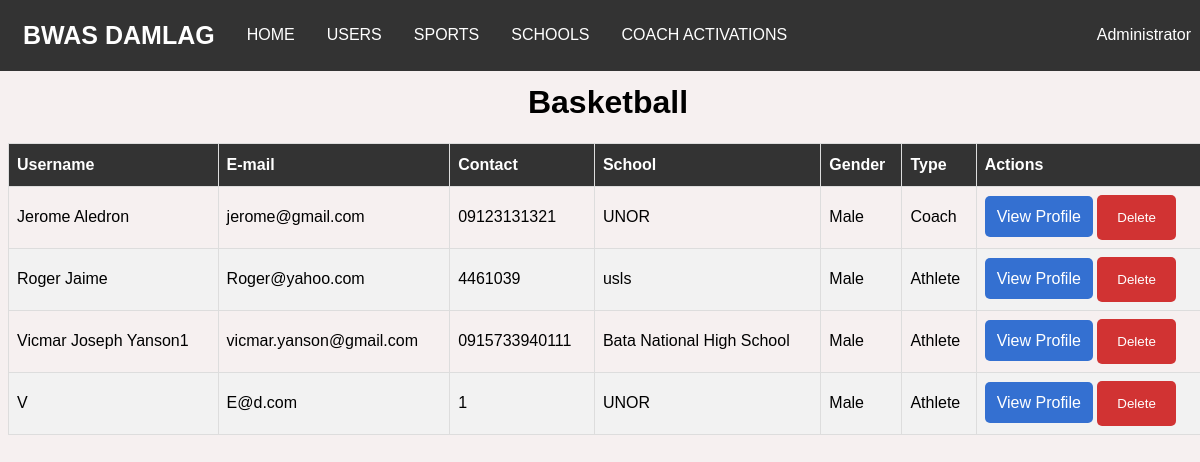
/sport.php?sport=Basketball (signed in), run on the app's committed database.
### tables this page shows
CREATE TABLE `users` (
  `id` int(20) NOT NULL,
  `name` varchar(70) NOT NULL,
  `password` varchar(40) NOT NULL,
  `email` varchar(50) NOT NULL,
  `school` varchar(100) DEFAULT NULL,
  `previous_school` text,
  `contact` varchar(20) DEFAULT NULL,
  `address` varchar(100) DEFAULT NULL,
  `birthdate` date NOT NULL,
  `gender` text NOT NULL,
  `sport` text,
  `position` text,
  `created_at` datetime NOT NULL,
  `updated_at` datetime NOT NULL,
  `type` text NOT NULL,
  `status` text NOT NULL,
  `image` varchar(100) NOT NULL
);

### web_db.php (called while the page is built, shortened)
<?php
$dbHost = 'localhost';
$dbName = 'android_db';
$dbUser = 'root';
$dbPass = '';
    try {
        $config = new PDO("mysql:host={$dbHost};dbname={$dbName}",$dbUser,$dbPass);
        $config->setAttribute(PDO::ATTR_ERRMODE,PDO::ERRMODE_EXCEPTION);
    } catch(PDOException $e) {
        echo $e->getMessage();
    }
    include_once('web_config.php');
    $pdo = new Config($config);
?>

### authentication.php (called while the page is built, shortened)
<?php
            $email = $_SESSION['email'];
            $current_user = $pdo->checkEmail($email);
?>

### web_config.php (called while the page is built, shortened)
<?php
    class Config {
        private $db;
        function __construct($config){
            $this->db = $config;
        }
        public function checkEmail($email){
            try{
                $query = $this->db->prepare("SELECT * from users where email=:email");
                $query->bindparam(":email", $email);
                $query->execute();
                return $request = $query->fetch();
            }catch(Exception $e){
                echo $e->getMessage();
                return false;
            }
        }
        public function fetchSport($sport){
            try{
                $query = $this->db->prepare("SELECT * from users WHERE sport='$sport' AND status='Activated'");
                $query->bindparam(":sport", $sport);
                $query->execute();
                return $request = $query->fetchAll();
            }catch(Exception $e){
                echo $e->getMessage();
                return false;
            }
        }
    }
?>

### sport.php (the view, shortened to what this page needs)
<?php
    include_once('web_db.php');
    include_once('authentication.php');
    $getSport = $_GET['sport'];
?>
<!DOCTYPE html>
<html lang="en">
    <head>
        <link href="styles.css" rel="stylesheet" />
    </head>
    <body>
        <?php include('navbar.php') ?>
        <div class="container">
            <center><h1><?php echo $getSport ?></h1>
                <table id="users">
                <thead>
                        <tr>
                            <th>Username</th>
                            <th>E-mail</th>
                            <th>Contact</th>
                            <th>School</th>
                            <th>Gender</th>
                            <th>Type</th>
                            <th>Actions</th>
                </thead>
                <tbody>
                    <?php
                        $users = $pdo->fetchSport($getSport);
                        if(is_array($users) && !empty($users)){
                            foreach($users as $user){
                    ?>
                    <tr>
                        <td><?php echo $user['name']; ?></td>
                        <td><?php echo $user['email']; ?></td>
                        <td><?php echo $user['contact']; ?></td>
                        <td><?php if(empty($user['school'])){
                                    echo $user['previous_school'];
                            }else{
                                echo $user['school'];
                            } ?></td>
                        <td><?php echo $user['gender']; ?></td>
                        <td><?php echo $user['type']; ?></td>
                        <td>
                            <a class="view-profile" href="userProfile.php?id=<?php echo $user['id']?>">View Profile</a>
                            <form method="post" class="delete-form">
                                <button class="delete-button" type="submit" name="delete">Delete</button>
                            </form>
                        </td>
                    </tr>
                    <?php } }?>
                </tbody>
            </table>
            </center>
        </div>
    </body>
</html>

### navbar.php (shortened to what this page needs)
<nav class="navbar">
    <div class="container">
    <strong><a class="brand-logo" href="home.php">BWAS DAMLAG</a></strong>
    <a href="home.php" class="list">HOME</a>
    <?php
        if($current_user['type'] == 'Admin'){
    ?>
        <a href="index.php" class="list">USERS</a>
    <?php }else{ ?>
        <a href="index.php" class="list"><?php echo strtoupper($current_user['sport']);?> ATHLETES</a>
        <a href="invites.php" class="list">SENT INVITES</a>
    <?php } ?>
    <?php
        if($current_user['type'] == 'Admin'){
    ?>
        <div class="dropdown list">
            <button class="dropbtn" onclick="sportDropDown()">SPORTS</button>
        </div>
        <div class="dropdown list">
            <button class="dropbtn" onclick="schoolDropdown()">SCHOOLS</button>
        </div>
    <?php }?>
        <?php if($current_user['type'] == 'Admin'){ ?>
            <a href="DeactivatedUsers.php" class="user-profile list">COACH ACTIVATIONS</a>
        <?php } ?>
        <div class="dropdown user-profile list">
            <button class="dropbtn" onclick="profileDropdown()"><?php echo $current_user['name']?></button>
        </div>
    </div>
</nav>

### styles.css (style rules this page uses)
body { font-family: 'Nunito', sans-serif; background-color: #f3ebebb7; }
form { margin: auto; }
.delete-form { display: inline-block; }
.delete-button { background-color: #d13333; color: white; padding: 15px 20px; border: none; cursor: pointer; border-radius: 5px; font-family: 'Nunito', sans-serif; }
.container { width:1200px; margin: auto; }
#users { font-family: 'Nunito', sans-serif; border-collapse: collapse; width: 100%; }
#users td, #users th { border: 1px solid #ddd; padding: 8px; }
#users tr:nth-child(even) { background-color: #f2f2f2; }
#users th { padding-top: 12px; padding-bottom: 12px; text-align: left; background-color: #333; color: white; }
.navbar { overflow: hidden; background-color: #333; font-family: 'Nunito', sans-serif; margin: -8px; padding: 7px; }
.navbar a { float: left; font-size: 16px; color: white; text-align: center; padding: 14px 16px; text-decoration: none; }
.navbar .list { margin-top: 5px; }
.dropdown { float: left; overflow: hidden; }
.dropdown .dropbtn { cursor: pointer; font-size: 16px; border: none; outline: none; color: white; padding: 14px 16px; background-color: inherit; font-family: inherit; margin: 0; }
.user-profile { float: right; }
.view-profile { text-decoration: none; color: white; background-color: #3470d1; border: none; padding: 12px 12px; border-radius: 5px; text-align: center; }
.brand-logo { font-size: 25px !important; }

### data on the page
users: name "Administrator"
users: name "Jerome Aledron", email "jerome@gmail.com", contact "09123131321", school "UNOR", gender "Male", type "Coach"
users: name "Roger Jaime", email "Roger@yahoo.com", contact "4461039", previous_school "usls", gender "Male", type "Athlete"
users: name "Vicmar Joseph Yanson1", email "vicmar.yanson@gmail.com", contact "0915733940111", previous_school "Bata National High School", gender "Male", type "Athlete"
users: name "V", email "E@d.com", contact "1", school "UNOR", gender "Male", type "Athlete"

### other printed values
$getSport "Basketball"
